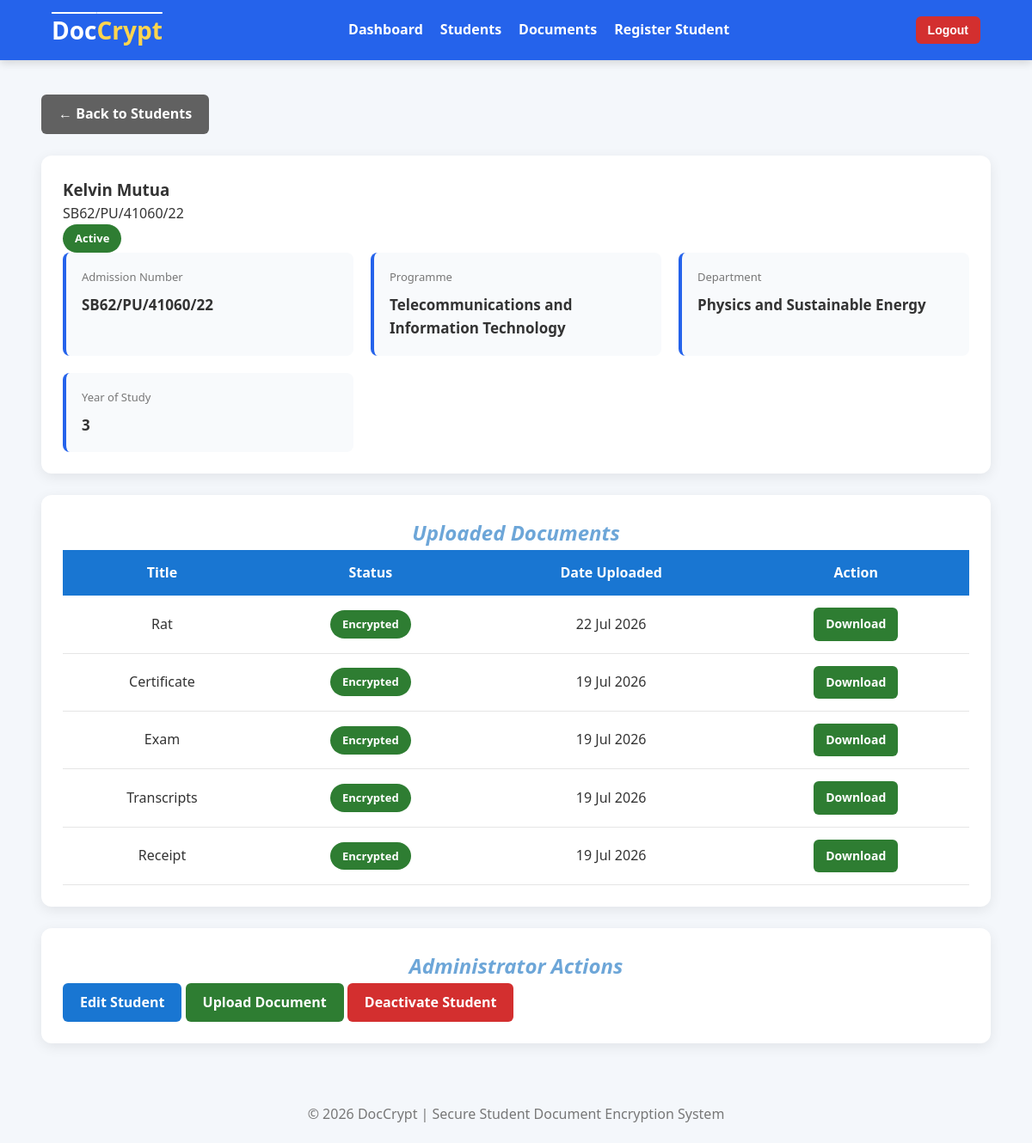
Before: /students/1/ (signed in) with the older database file.
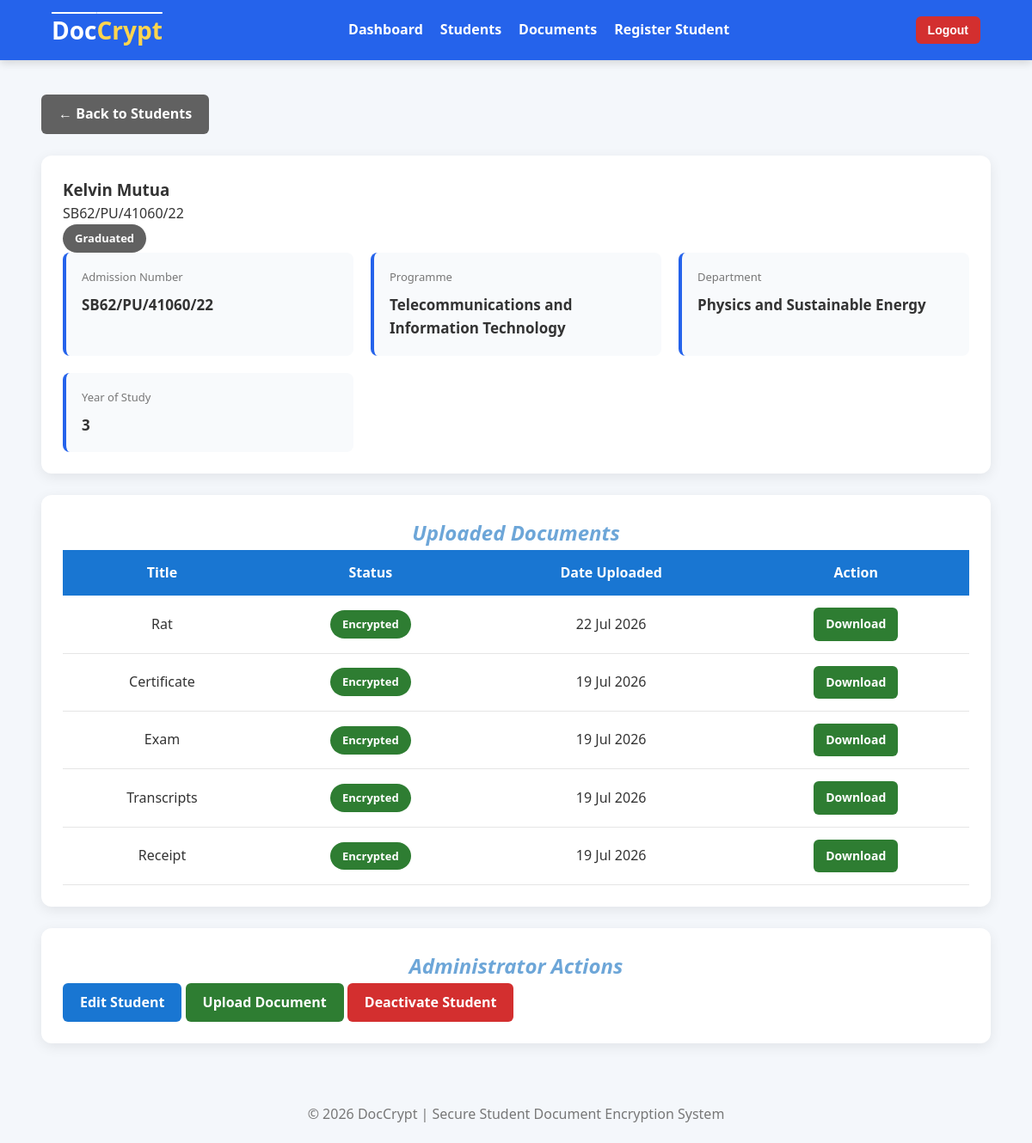
After: the same page with the newer database file.
### student/models.py (models this page shows, shortened)
class Student(models.Model):
    class Status(models.TextChoices):
        ACTIVE = "ACTIVE", "Active"
        DEFERRED = "DEFERRED", "Deferred"
        GRADUATED = "GRADUATED", "Graduated"
    user = models.OneToOneField(CustomUser,on_delete=models.CASCADE,related_name="student")
    admission_number = models.CharField(max_length=25,unique=True)
    first_name = models.CharField(max_length=50)
    last_name = models.CharField(max_length=50)
    phone_number = models.CharField(max_length=15,blank=True)
    programme = models.CharField(max_length=50)
    department = models.CharField(max_length=50)
    year_of_study = models.PositiveSmallIntegerField(default=1)
    status = models.CharField(max_length=25,choices=Status.choices, default=Status.ACTIVE)
    class Meta:
        ordering = ["admission_number"]
        verbose_name = "Student"
        verbose_name_plural = "Students"
    @property
    def full_name(self):
        return f"{self.first_name} {self.last_name}"

### student/views.py (the view)
# urls.py: path("<int:student_id>/", views.student_detail, name="student_detail"),
@login_required
def student_detail(request, student_id):
    if not request.user.is_admin:
        return HttpResponseForbidden("This page is accessible to administrators only.")
    student = get_object_or_404(
        Student.objects.select_related("user"), pk=student_id
    )
    documents = student.documents.all()
    context = {
        "student": student,
        "documents": documents,
    }
    return render(request, "students/student_detail.html", context)

### users/models.py (called while the page is built)
    @property
    def is_admin(self):
        return self.role == self.Role.ADMIN or self.is_superuser

### student/templates/students/student_detail.html (shortened to what this page needs)
{% extends "users/base.html" %}
{% block content %}
<div class="page-header">
    <a href="{% url 'student_list' %}" class="btn btn-secondary">
        ← Back to Students
    </a>
</div>
<div class="card">
    <div class="card-header">
        <div>
            <h3>
                {{ student.full_name }}
            </h3>
            <p class="text-muted">
                {{ student.admission_number }}
            </p>
        </div>
        <div>
            {% if student.status == "ACTIVE" %}
                <span class="badge badge-success">
                    {{ student.get_status_display }}
                </span>
            {% elif student.status == "DEFERRED" %}
                <span class="badge badge-warning">
                    {{ student.get_status_display }}
                </span>
            {% else %}
                <span class="badge badge-secondary">
                    {{ student.get_status_display }}
                </span>
            {% endif %}
        </div>
    </div>
    <div class="info-grid">
        <div class="info-item">
            <span class="label">
                Admission Number
            </span>
            <span>
                {{ student.admission_number }}
            </span>
        </div>
        <div class="info-item">
            <span class="label">
                Programme
            </span>
            <span>
                {{ student.programme }}
            </span>
        </div>
        <div class="info-item">
            <span class="label">
                Department
            </span>
            <span>
                {{ student.department }}
            </span>
        </div>
        <div class="info-item">
            <span class="label">
                Year of Study
            </span>
            <span>
                {{ student.year_of_study }}
            </span>
        </div>
    </div>
</div>
<div class="card">
    <div class="card-header">
        <h2>
            Uploaded Documents
        </h2>
    </div>
    <table class="table">
        <thead>
            <tr>
                <th>Title</th>
                <th>Status</th>
                <th>Date Uploaded</th>
                <th>Action</th>
            </tr>
        </thead>
        <tbody>
            {% for document in documents %}
            <tr>
                <td>
                    {{ document.title }}
                </td>
                <td>
                    {% if document.status == "ENCRYPTED" %}
                        <span class="badge badge-success">
                            {{ document.get_status_display }}
                        </span>
                    {% else %}
                        <span class="badge badge-warning">
                            {{ document.get_status_display }}
                        </span>
                    {% endif %}
                </td>
                <td>
                    {{ document.uploaded_at|date:"d M Y" }}
                </td>
                <td>
                    <a href="{% url 'download_document' document.id %}"
                       class="btn btn-success btn-small">
                        Download
                    </a>
                </td>
            </tr>
            {% empty %}
            <tr>
                <td colspan="4" class="empty-table">
                    No documents uploaded.
                </td>
            </tr>
            {% endfor %}
        </tbody>
    </table>
</div>
<div class="card">
    <h2>
        Administrator Actions
    </h2>
    <div class="action-buttons">
        <a href="{% url 'edit_student' student.id %}"
           class="btn btn-primary">
            Edit Student
        </a>
        <a href="{% url 'upload_document' %}"
           class="btn btn-success">
            Upload Document
        </a>
        <a href="#"
           class="btn btn-danger">
            Deactivate Student
        </a>
    </div>
</div>
{% endblock %}

Changed rows visible on the page:
changed Student "Kelvin Mutua": status "Active" → "Graduated"
